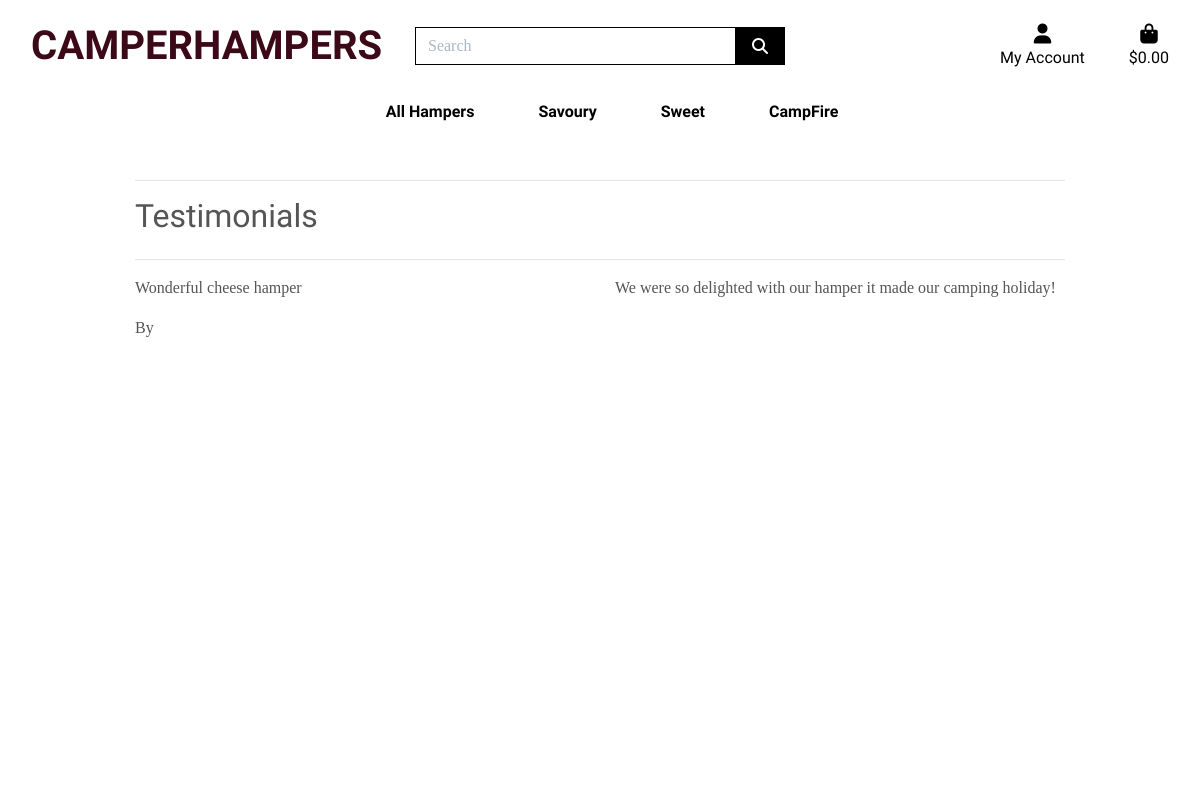
The page /testimonials/ on the database as committed earlier.
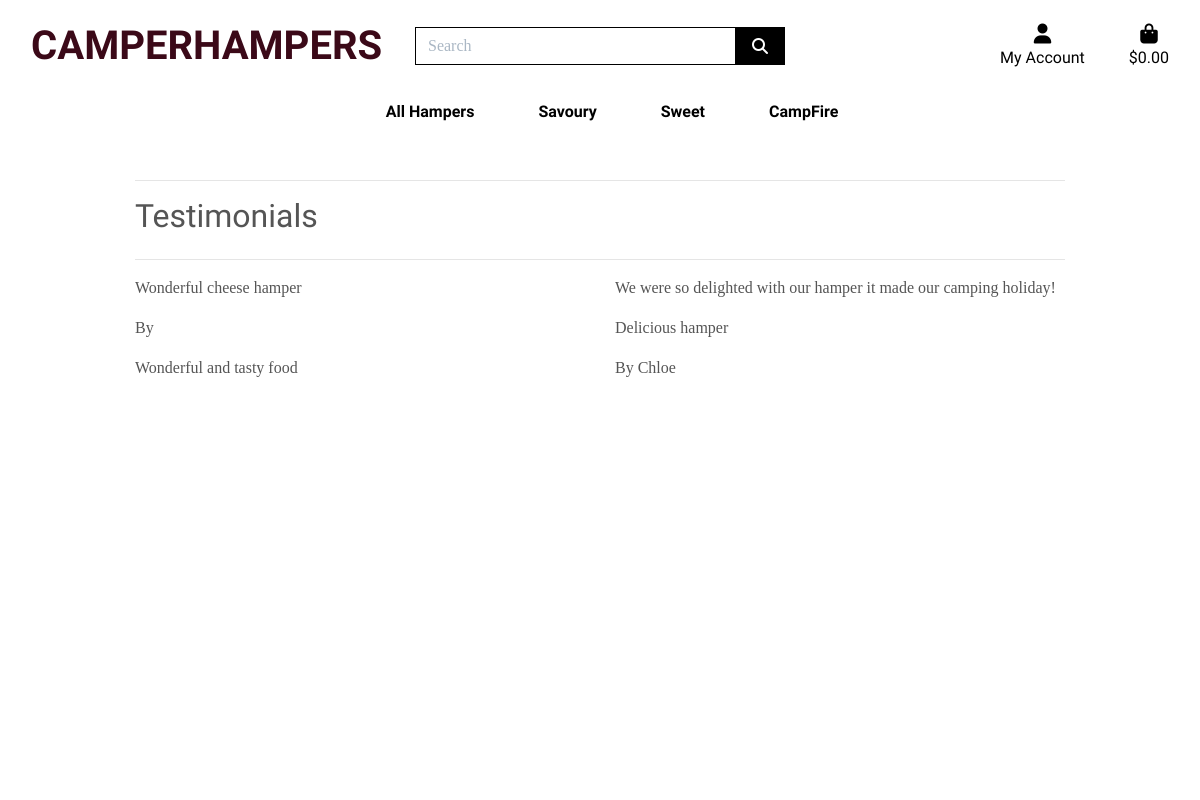
The same page on the database as committed later.
### testimonials/models.py (models this page shows, shortened)
class Testimonial(models.Model):
    user = models.ForeignKey(
        UserProfile,
        on_delete=models.SET_NULL,
        null=True,
        blank=True,
        related_name='user_rating'
    )
    testimonial_title = models.CharField(max_length=254)
    testimonial_content = models.TextField(blank=True, null=True, default='')
    created_by = models.CharField(max_length=254, default='')

### testimonials/views.py (the view)
# urls.py: path('testimonials/', include('testimonials.urls')),
def testimonials(request):
    testimonials = Testimonial.objects.all()
    context = {
        'testimonials': testimonials,
    }
    return render(request, 'testimonials/testimonials.html', context)

### bag/contexts.py (called while the page is built, shortened)
def bag_contents(request):
    bag_items = []
    total = 0
    product_count = 0
    bag = request.session.get('bag', {})
    delivery = total * Decimal(settings.STANDARD_DELIVERY_PERCENTAGE / 100)
    grand_total = delivery + total
    context = {
        'bag_items': bag_items,
        'total': total,
        'product_count': product_count,
        'delivery': delivery,
        'grand_total': grand_total,
    }
    return context

### testimonials/templates/testimonials/testimonials.html (shortened to what this page needs)
{% extends "base.html" %}
{% load static %}
{% block extra_css %}
    <link rel="stylesheet" href="{% static 'profiles/css/profile.css' %}">
{% endblock %}
{% block page_header %}
    <div class="container header-container">
    </div>
{% endblock %}
{% block content %}
    <div class="overlay"></div>
    <div class="container">
        <div class="row">
            <div class="col-12">
                <hr>
                <h2 class="logo-font mb-4">Testimonials</h2>
                <hr>
            </div>
        </div>
        <div class="row">
            {% for testimonial in testimonials %}
            <div class="col-12 col-lg-6">
                <p>{{ testimonial.testimonial_title }}</p>
            </div>
            <div class="col-12 col-lg-6">
                <p>{{ testimonial.testimonial_content }}</p>
            </div>
            <div class="col-12 col-lg-6">
                <p>By {{ testimonial.created_by }}</p>
            </div>
            {% endfor %}
        </div>
    </div>
{% endblock %}

Rows that differ between the two databases and show on the page:
added Testimonial: testimonial_title "Delicious hamper", testimonial_content "Wonderful and tasty food", created_by "Chloe"
